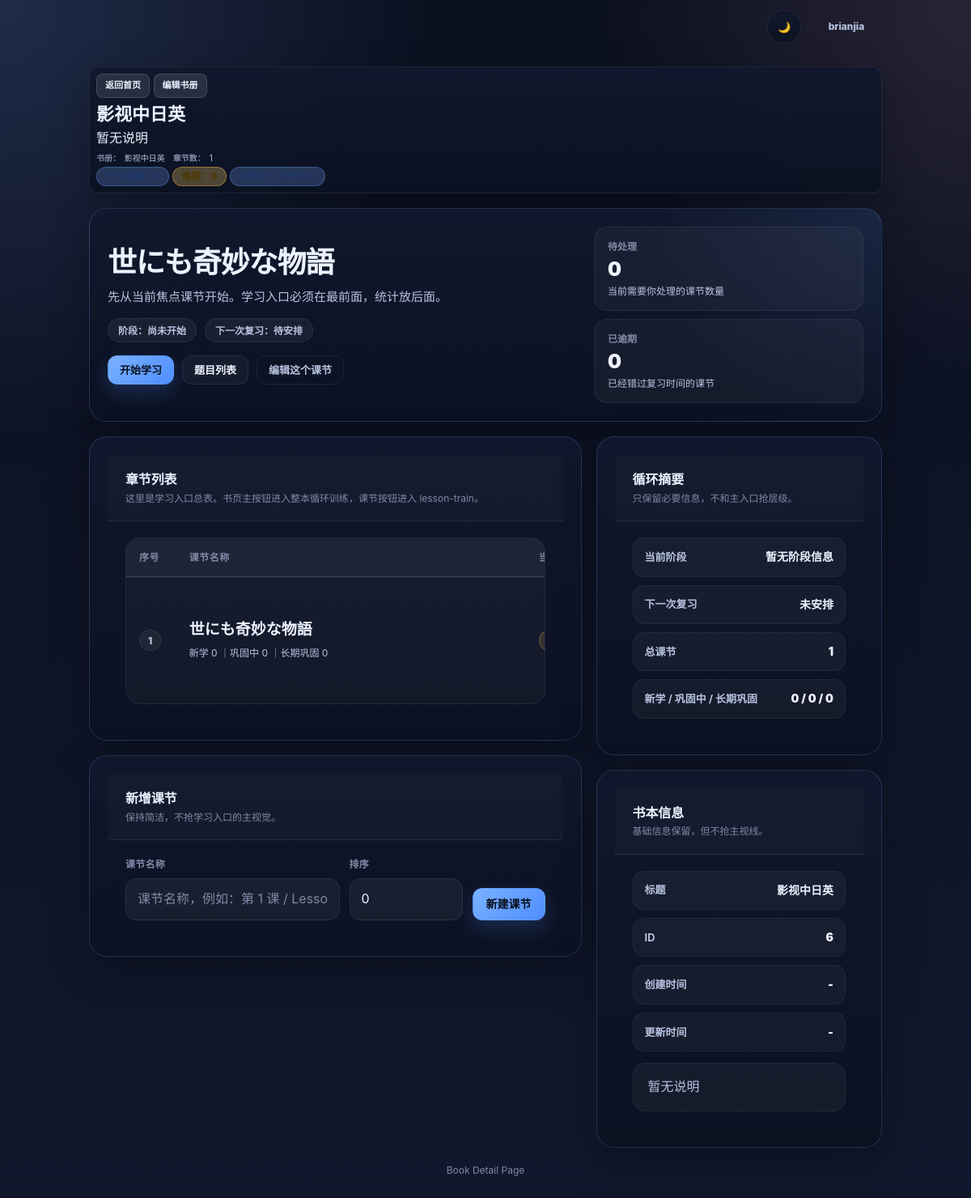
Before: /book/6/ (signed in) with the older database file.
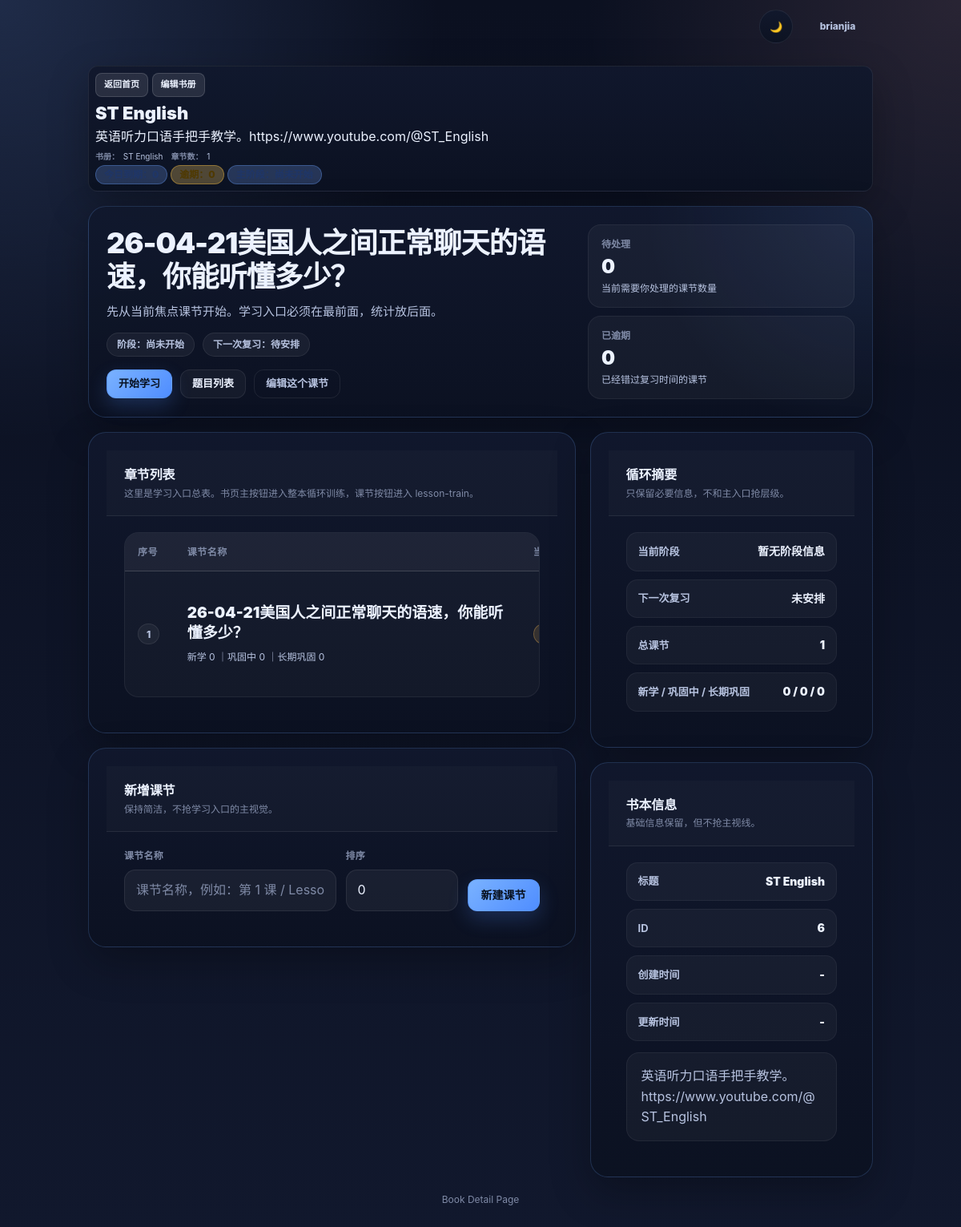
After: the same page with the newer database file.
### app/train/models.py (models this page shows, shortened)
class Book(models.Model):
    owner = models.ForeignKey(User, on_delete=models.CASCADE)
    title = models.CharField(max_length=200)
    description = models.TextField(blank=True)

class Lesson(models.Model):
    book = models.ForeignKey(Book, on_delete=models.CASCADE)
    title = models.CharField(max_length=200)
    order = models.IntegerField(default=0)
    class Meta:
        ordering = ["order", "id"]

### app/train/views/book_views.py (the view, shortened to what this page needs)
# urls.py: path("book/<int:book_id>/", book_detail, name="book-detail"),
@login_required
def book_detail(request, book_id):
    book = get_object_or_404(
        Book,
        id=book_id,
        owner=request.user
    )
    lessons = Lesson.objects.filter(book=book).order_by("order", "id")
    lesson_cycle_summary = get_book_lessons_cycle_summary(request.user, book)
    lesson_summary_map = {}
    for row in lesson_cycle_summary:
        lesson_obj = row.get("lesson")
        lesson_id = getattr(lesson_obj, "id", None)
        if lesson_id is not None:
            lesson_summary_map[lesson_id] = row
    lessons = list(lessons)
    for lesson in lessons:
        row = lesson_summary_map.get(lesson.id, {})
        lesson.new_count = row.get("new_count", 0)
        lesson.short_count = row.get("short_count", 0)
        lesson.long_count = row.get("long_count", 0)
        lesson.in_progress_count = row.get("short_count", 0)
        lesson.mastered_count = row.get("long_count", 0)
        lesson.due_now_count = row.get("due_now_count", 0)
        lesson.later_today_count = row.get("later_today_count", 0)
        lesson.future_count = row.get("future_count", 0)
        lesson.today_due_count = row.get("today_due_count", 0)
        lesson.due_count = row.get("today_due_count", 0)
        lesson.overdue_count = row.get("overdue_count", 0)
        lesson.next_review_text = row.get("next_review_text", "未安排")
        lesson.current_stage = row.get("main_stage", "尚未开始")
        lesson.current_stage_label = row.get("main_stage", "尚未开始")
        lesson.priority_status = row.get("priority_status", "idle")
        lesson.priority_status_label = row.get("priority_status_label", "暂无安排")
        lesson.risk_level = row.get("risk_level", "稳定")
    book_cycle_summary_list = get_dashboard_books_cycle_summary(request.user, [book])
    book_cycle_summary = book_cycle_summary_list[0] if book_cycle_summary_list else {
        "book": book,
        "new_count": 0,
        "short_count": 0,
        "long_count": 0,
        "today_due_count": 0,
        "overdue_count": 0,
        "main_stage": "尚未开始",
        "next_review_text": "待安排",
        "risk_level": "稳定",
    }
    return render(request, "train/book_detail.html", {
        "book": book,
        "lessons": lessons,
        "lesson_cycle_summary": lesson_cycle_summary,
        "book_cycle_summary": book_cycle_summary,
        "head_actions": [
            {"label": "返回首页", "url": reverse("dashboard")},
            {"label": "编辑书册", "url": reverse("book-edit", args=[book.id])},
        ],
        "head_meta": [
            {"label": "书册：", "text": book.title},
            {"label": "章节数：", "text": str(len(lessons))},
        ],
        "head_chips": [
            {"kind": "primary", "text": f"今日到期：{book_cycle_summary.get('today_due_count', 0)}"},
            {"kind": "warning", "text": f"逾期：{book_cycle_summary.get('overdue_count', 0)}"},
            {"kind": "primary", "text": f"主阶段：{book_cycle_summary.get('main_stage', '尚未开始')}"},
        ],
    })

### app/train/views/train_views.py (called while the page is built, shortened)
def _next_review_text(next_review_at):
    if not next_review_at:
        return "待安排"

### app/train/templates/train/book_detail.html (shortened to what the changed rows need)
{% extends "train/base_train.html" %}
{% block body_class %}book-detail-body{% endblock %}
{% block content %}
{% firstof book.current_stage_label book.stage_label book.current_stage "暂无阶段信息" as book_stage %}
{% firstof book.next_review_text book.next_review_display "未安排" as book_next_review %}
{% firstof book.new_count book_stats.new_count "0" as book_new_count %}
{% firstof book.in_progress_count book_stats.in_progress_count "0" as book_in_progress_count %}
{% firstof book.mastered_count book_stats.mastered_count "0" as book_mastered_count %}
{% firstof book.pending_count book_stats.pending_count "0" as book_pending_count %}
{% firstof book.overdue_count book_stats.overdue_count "0" as book_overdue_count %}
{% firstof book.due_count book_stats.due_count "0" as book_due_count %}
{% with focus_lesson=lessons|first %}
<div class="book-page">
    <div class="book-shell">
        {% include "train/includes/page_head.html" with head_type="book" head_actions=head_actions head_actions_collapsed=False head_title=book.title head_desc=book.description|default:"暂无说明" head_meta=head_meta head_chips=head_chips %}
        <section class="focus-card">
            <div class="focus-main">
                {% if focus_lesson %}
                    {% firstof focus_lesson.current_stage_label focus_lesson.stage_label focus_lesson.current_stage "未开始" as focus_lesson_stage %}
                    {% firstof focus_lesson.next_review_text focus_lesson.next_review_display "未安排" as focus_lesson_next_review %}
                    <h2 class="focus-title">{{ focus_lesson.title }}</h2>
                    <div class="focus-subtitle">
                        先从当前焦点课节开始。学习入口必须在最前面，统计放后面。
                    </div>
                    <div class="focus-meta">
                        <span class="focus-chip">阶段：{{ focus_lesson_stage }}</span>
                        <span class="focus-chip">下一次复习：{{ focus_lesson_next_review }}</span>
                    </div>
                    <div class="focus-actions">
                        <a href="{% url 'lesson-train' focus_lesson.id %}" class="primary-btn">开始学习</a>
                        <a href="{% url 'lesson-question-list' focus_lesson.id %}" class="secondary-btn">题目列表</a>
                        <a href="{% url 'lesson-edit' focus_lesson.id %}" class="ghost-btn">编辑这个课节</a>
                    </div>
                {% endif %}
            </div>
        </section>
        <div class="book-main">
            <div class="book-left">
                <section class="section-card" id="lesson-list">
                    <div class="section-header">
                        <div>
                            <h2 class="section-title">章节列表</h2>
                        </div>
                    </div>
                    <div class="section-body">
                        {% if lessons %}
                            <div class="lessons-table-wrap">
                                <table class="lessons-table">
                                    <thead>
                                        <tr>
                                            <th class="col-index">序号</th>
                                            <th class="col-title">课节名称</th>
                                            <th class="col-stage">当前状态</th>
                                        </tr>
                                    </thead>
                                    <tbody>
                                        {% for lesson in lessons %}
                                            {% firstof lesson.current_stage_label lesson.stage_label lesson.current_stage "未开始" as lesson_stage %}
                                            {% firstof lesson.priority_status_label "暂无安排" as lesson_priority_status %}
                                            {% firstof lesson.next_review_text lesson.next_review_display "未安排" as lesson_next_review %}
                                            {% firstof lesson.order forloop.counter as lesson_order %}
                                            {% firstof lesson.new_count "0" as lesson_new_count %}
                                            {% firstof lesson.in_progress_count "0" as lesson_in_progress_count %}
                                            {% firstof lesson.mastered_count "0" as lesson_mastered_count %}
                                            {% firstof lesson.due_now_count "0" as lesson_due_now_count %}
                                            {% firstof lesson.later_today_count "0" as lesson_later_today_count %}
                                            {% firstof lesson.future_count "0" as lesson_future_count %}
                                            {% firstof lesson.overdue_count "0" as lesson_overdue_count %}
                                            <tr>
                                                <td>
                                                    <div class="table-pill">{{ lesson_order }}</div>
                                                </td>
                                                <td>
                                                    <div class="lesson-title">{{ lesson.title }}</div>
                                                    <div class="lesson-subtitle">
                                                        新学 {{ lesson_new_count }}
                                                        ｜巩固中 {{ lesson_in_progress_count }}
                                                        ｜长期巩固 {{ lesson_mastered_count }}
                                                    </div>
                                                </td>
                                                <td>
                                                    <span class="status-chip warning">{{ lesson_priority_status }}</span>
                                                </td>
                                            </tr>
                                        {% endfor %}
                                    </tbody>
                                </table>
                            </div>
                        {% else %}
                            <div class="empty-state">
                                <div class="empty-state-title">还没有课节</div>
                                <div class="empty-state-text">先创建第一课，再进入记忆循环。</div>
                            </div>
                        {% endif %}
                    </div>
                </section>
                <section class="section-card" id="create-lesson">
                    <div class="section-header">
                        <div>
                            <h2 class="section-title">新增课节</h2>
                        </div>
                    </div>
                </section>
            </div>
            <aside class="book-right">
                <section class="side-card">
                    <div class="side-card-body">
                        <div class="mini-stats">
                            <div class="mini-row">
                                <div class="mini-row-label">标题</div>
                                <div class="mini-row-value">{{ book.title }}</div>
                            </div>
                            <div class="mini-row">
                                <div class="mini-row-label">ID</div>
                                <div class="mini-row-value">{{ book.id }}</div>
                            </div>
                            <div class="mini-row">
                            </div>
                            <div class="mini-row">
                            </div>
                        </div>
                        <div style="height: 14px;"></div>
                        <div class="description-box">{{ book.description|default:"暂无说明" }}</div>
                    </div>
                </section>
            </aside>
        </div>
    </div>
</div>
{% endwith %}
{% endblock %}

### app/train/templates/train/includes/page_head.html (shortened to what this page needs)
<section class="page-head page-head--{{ head_type|default:'default' }}">
    {% if head_actions %}
        {% if head_actions_collapsed %}
            <details class="page-head__actions-fold">
                <summary class="page-head__actions-summary">
                    <span class="page-head__actions-title">{{ head_actions_title|default:"页面操作" }}</span>
                    <span class="page-head__actions-hint">点击展开</span>
                </summary>
                <div class="page-head__actions-body">
                    <div class="page-head__actions-list">
                        {% for action in head_actions %}
                            <a href="{{ action.url }}" class="page-head__action-link">{{ action.label }}</a>
                        {% endfor %}
                    </div>
                </div>
            </details>
        {% else %}
            <div class="page-head__actions-inline">
                {% for action in head_actions %}
                    <a href="{{ action.url }}" class="page-head__action-link">{{ action.label }}</a>
                {% endfor %}
            </div>
        {% endif %}
    {% endif %}
    <div class="page-head__main">
        <h1 class="page-head__title">{{ head_title }}</h1>
        {% if head_desc %}
            <div class="page-head__desc">{{ head_desc }}</div>
        {% endif %}
        {% if head_meta %}
            <div class="page-head__meta">
                {% for item in head_meta %}
                    <span class="page-head__meta-item">
                        {% if item.label %}<strong>{{ item.label }}</strong>{% endif %}
                        {{ item.text }}
                    </span>
                {% endfor %}
            </div>
        {% endif %}
        {% if head_chips %}
            <div class="page-head__chips">
                {% for chip in head_chips %}
                    <span
                        class="page-head__chip page-head__chip--{{ chip.kind|default:'neutral' }}"
                    >
                    </span>
                {% endfor %}
            </div>
        {% endif %}
    </div>
</section>

Changed rows visible on the page:
changed Book id 6: title "影视中日英" → "ST English"; description (not shown) → "英语听力口语手把手教学。https://www.youtube.com/@ST_English"; description "暂无说明" → "英语听力口语手把手教学。https://www.youtube.com/@ST_English"
changed Lesson: title "世にも奇妙な物語" → "26-04-21美国人之间正常聊天的语速，你能听懂多少？"
Other visible differences:
{{ head_desc }}: "暂无说明" → (not shown)
new list line: "书册："
new list line: "ST English"
list line gone: "书册："
list line gone: "影视中日英"
